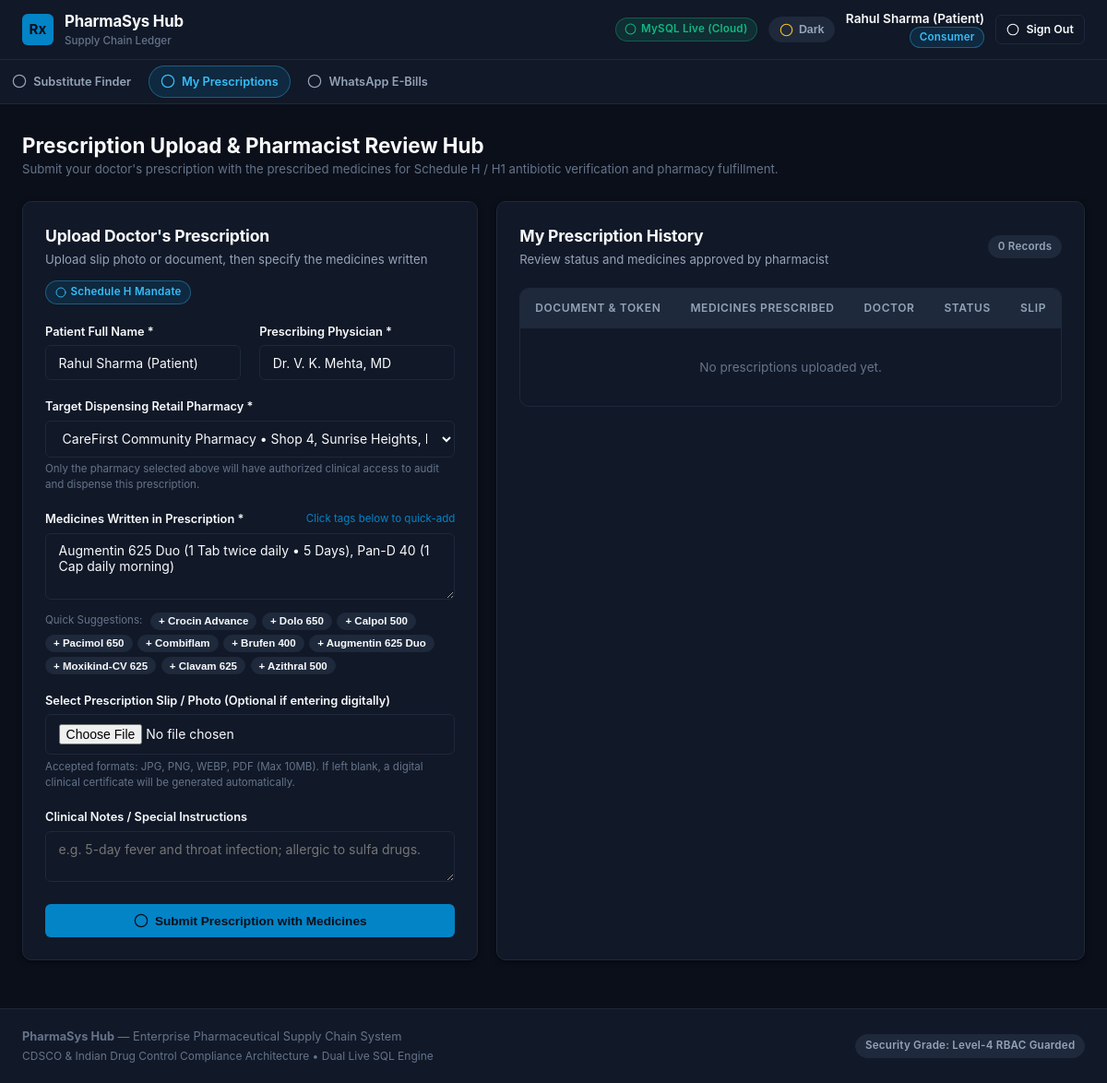
Screenshot of /consumer_prescriptions.php (signed in) with the database file from the repository.
### tables this page shows
CREATE TABLE `medicine_master` (
  `id` INT AUTO_INCREMENT PRIMARY KEY,
  `brand_name` VARCHAR(150) NOT NULL,
  `generic_name` VARCHAR(150) NOT NULL,
  `salt_composition` VARCHAR(255) NOT NULL,
  `strength_mg` INT NOT NULL,
  `dosage_form` ENUM('Tablet', 'Capsule', 'Syrup', 'Injection', 'Ointment') NOT NULL DEFAULT 'Tablet',
  `category` VARCHAR(100) NOT NULL,
  `schedule_type` VARCHAR(50) NOT NULL DEFAULT 'General OTC',
  `price_mrp` DECIMAL(10,2) NOT NULL,
  `created_at` TIMESTAMP DEFAULT CURRENT_TIMESTAMP
);

### consumer_prescriptions.php (the view, shortened to what this page needs)
<?php
$pdo = Database::getConnection();
$pharmacies = $pdo->query("SELECT id, name, address FROM users WHERE role = 'retailer' ORDER BY id ASC")->fetchAll();
$rxStmt = $pdo->prepare("
    SELECT p.*, r.name as pharmacy_name
    FROM prescriptions p
    LEFT JOIN users r ON p.retailer_id = r.id
    WHERE p.consumer_id = :cid
    ORDER BY p.id DESC
");
$rxStmt->execute([':cid' => $_SESSION['user_id']]);
$prescriptions = $rxStmt->fetchAll();
$drugsStmt = $pdo->query("SELECT brand_name, strength_mg, dosage_form, schedule_type FROM medicine_master LIMIT 10");
$popularDrugs = $drugsStmt->fetchAll();
require_once __DIR__ . '/includes/header.php';
?>
<div class="container">
  <div style="margin-bottom: 1.5rem;">
    <h2 style="font-size: 1.4rem; font-weight: 700;">Prescription Upload &amp; Pharmacist Review Hub</h2>
    <p style="font-size: 0.825rem; color: var(--text-subtle);">
      Submit your doctor's prescription with the prescribed medicines for Schedule H / H1 antibiotic verification and pharmacy fulfillment.
    </p>
  </div>
  <div class="grid-2">
    <div class="card">
      <div class="card-header">
        <div>
          <h3 class="card-title">Upload Doctor's Prescription</h3>
          <p class="card-description">Upload slip photo or document, then specify the medicines written</p>
        </div>
        <span class="badge badge-primary"><?= icon('file-text', 12) ?> Schedule H Mandate</span>
      </div>
      <form method="POST" action="consumer_prescriptions.php" enctype="multipart/form-data">
        <div class="grid-2" style="margin-bottom: 0;">
          <div class="form-group">
            <label class="form-label">Patient Full Name *</label>
            <input type="text" name="patient_name" class="form-control" value="<?= htmlspecialchars($_SESSION['user_name']) ?>" required>
          </div>
          <div class="form-group">
            <label class="form-label">Prescribing Physician *</label>
            <input type="text" name="doctor_name" class="form-control" placeholder="Dr. V. K. Mehta, MD" value="Dr. V. K. Mehta, MD" required>
          </div>
        </div>
        <div class="form-group">
          <label class="form-label">Target Dispensing Retail Pharmacy *</label>
          <select name="retailer_id" class="form-control" required>
            <?php foreach ($pharmacies as $ph): ?>
              <option value="<?= $ph['id'] ?>">
                <?= htmlspecialchars($ph['name']) ?> &bull; <?= htmlspecialchars($ph['address']) ?>
              </option>
            <?php endforeach; ?>
          </select>
          <div style="font-size: 0.72rem; color: var(--text-subtle); margin-top: 0.25rem;">
            Only the pharmacy selected above will have authorized clinical access to audit and dispense this prescription.
          </div>
        </div>
        <div class="form-group">
          <label class="form-label" style="display: flex; justify-content: space-between; align-items: center;">
            <span>Medicines Written in Prescription *</span>
            <span style="font-size: 0.72rem; color: var(--color-primary); font-weight: normal;">Click tags below to quick-add</span>
          </label>
          <textarea id="prescribed-meds-input" name="prescribed_medicines" class="form-control" rows="3" placeholder="e.g. Augmentin 625 Duo (1 Tab twice daily • 5 Days), Pan-D 40 (1 Cap daily morning)" required>Augmentin 625 Duo (1 Tab twice daily • 5 Days), Pan-D 40 (1 Cap daily morning)</textarea>
          <div style="margin-top: 0.5rem; display: flex; flex-wrap: wrap; gap: 0.35rem; align-items: center;">
            <span style="font-size: 0.72rem; color: var(--text-subtle); margin-right: 0.2rem;">Quick Suggestions:</span>
            <?php foreach ($popularDrugs as $d): ?>
              <button type="button" class="btn btn-outline btn-sm" style="font-size: 0.72rem; padding: 0.15rem 0.5rem; border-radius: 9999px; background: var(--bg-surface-subtle); color: var(--text-main); border-color: var(--border-light);" onclick="appendMedicine('<?= htmlspecialchars(addslashes($d['brand_name'])) ?> <?= $d['strength_mg'] ?>mg')">
                + <?= htmlspecialchars($d['brand_name']) ?>
              </button>
            <?php endforeach; ?>
          </div>
        </div>
        <div class="form-group">
          <label class="form-label">Select Prescription Slip / Photo (Optional if entering digitally)</label>
          <input type="file" name="rx_file" id="rx_file" class="form-control" accept=".pdf,.jpg,.jpeg,.png,.webp" onchange="previewRxFile(event)">
          <div style="font-size: 0.72rem; color: var(--text-subtle); margin-top: 0.35rem;">
            Accepted formats: JPG, PNG, WEBP, PDF (Max 10MB). If left blank, a digital clinical certificate will be generated automatically.
          </div>
        </div>
        <div class="form-group">
          <label class="form-label">Clinical Notes / Special Instructions</label>
          <textarea name="notes" class="form-control" rows="2" placeholder="e.g. 5-day fever and throat infection; allergic to sulfa drugs."></textarea>
        </div>
        <button type="submit" class="btn btn-primary btn-block">
          <?= icon('check', 16) ?> Submit Prescription with Medicines
        </button>
      </form>
    </div>
    <div class="card">
      <div class="card-header">
        <div>
          <h3 class="card-title">My Prescription History</h3>
          <p class="card-description">Review status and medicines approved by pharmacist</p>
        </div>
        <span class="badge badge-neutral"><?= count($prescriptions) ?> Records</span>
      </div>
      <div class="table-wrapper">
        <table class="data-table" id="consumer-rx-table">
          <thead>
            <tr>
              <th>Document &amp; Token</th>
              <th>Medicines Prescribed</th>
              <th>Doctor</th>
              <th>Status</th>
              <th style="text-align: right;">Slip</th>
            </tr>
          </thead>
          <tbody>
            <?php if (empty($prescriptions)): ?>
              <tr>
                <td colspan="5" style="text-align: center; color: var(--text-subtle); padding: 2rem;">No prescriptions uploaded yet.</td>
              </tr>
            <?php endif; ?>
          </tbody>
        </table>
      </div>
    </div>
  </div>
</div>
<?php require_once __DIR__ . '/includes/footer.php'; ?>

### rows the page displays
medicine_master: brand_name "Crocin Advance"
medicine_master: brand_name "Dolo 650"
medicine_master: brand_name "Calpol 500"
medicine_master: brand_name "Pacimol 650"
medicine_master: brand_name "Combiflam"
medicine_master: brand_name "Brufen 400"
medicine_master: brand_name "Augmentin 625 Duo"
medicine_master: brand_name "Moxikind-CV 625"
medicine_master: brand_name "Clavam 625"
medicine_master: brand_name "Azithral 500"

### other values shown
$dbStatus "MySQL Live (Cloud)"
$user['name'] "Rahul Sharma (Patient)"
$user['role'] "Consumer"
count($prescriptions) "0"
form field retailer_id "CareFirst Community Pharmacy • Shop 4, Sunrise Heights, Bandra West, Mumbai"
